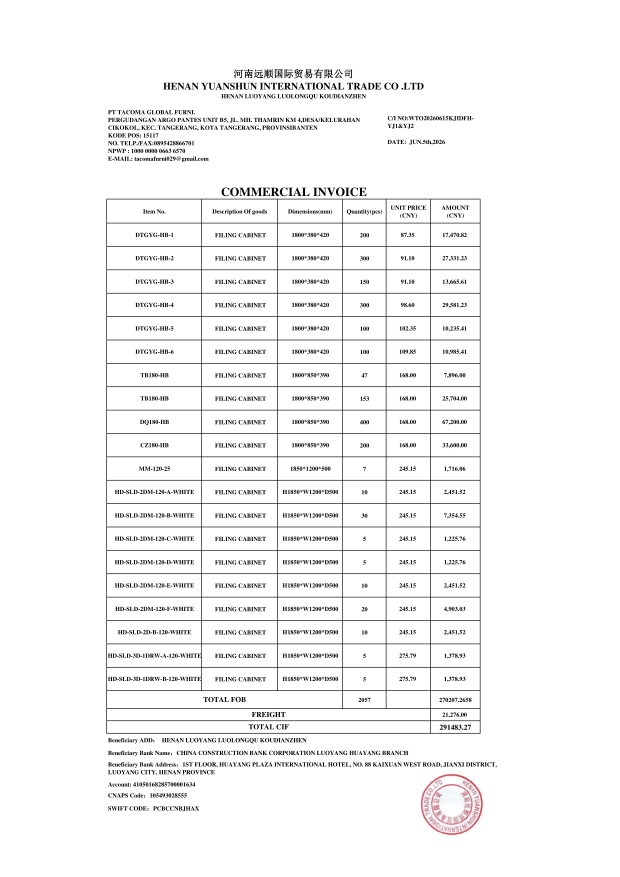
#> input picture page_images/CIPL_page_1.png, 2480 x 3507 px (shown at 1/4 size)
$ python -i __init__.py   (imports and definitions only)
#> lines starting #> are read from the running program, lines starting #| are printed output that depends on the picture; after the words box and inside, x2 and y2 are one past the last pixel; in counts of white or black regions, pixels touching at a corner belong together
#> further down, picture is the input picture: shape (3507, 2480, 3); mean B, G, R 245.2, 245.2, 245.4
"""Utility helpers for the OCR pipeline."""
from __future__ import annotations

import logging
from pathlib import Path
from typing import Tuple
import numpy as np
import cv2

logger = logging.getLogger(__name__)


# [34 lines left out: functions ensure_dir, get_logger, open_image, save_image, not called in this run]


def calculate_skew_angle(img: np.ndarray) -> float:
    """Estimate document skew angle using Hough line transform.

    Returns
    -------
    float
        Skew angle in degrees. Positive = clockwise, negative = counter-clockwise.
    """
    # Convert to grayscale
    if len(img.shape) == 3:
        gray = cv2.cvtColor(img, cv2.COLOR_BGR2GRAY)
    else:
        gray = img

    # Edge detection
    edges = cv2.Canny(gray, 50, 150, apertureSize=3)
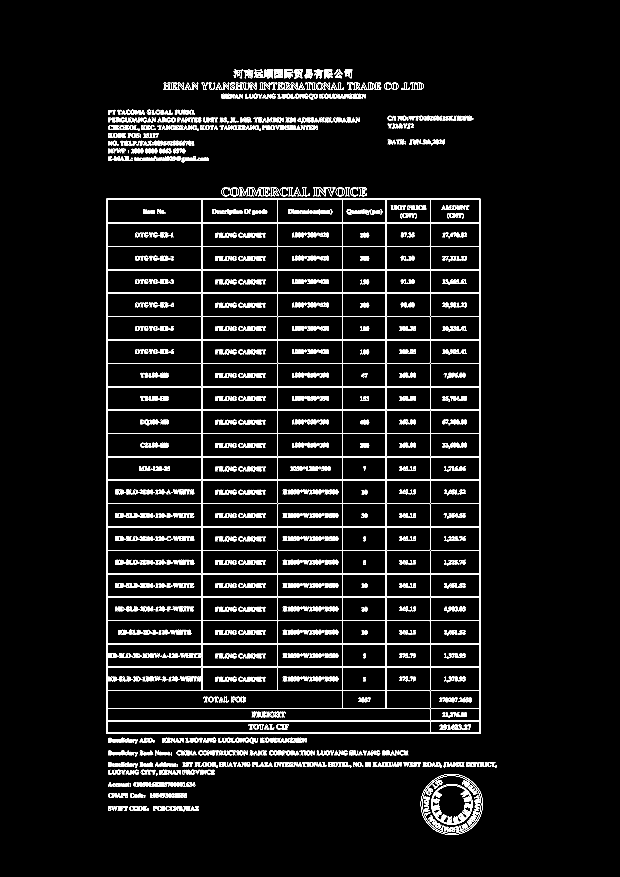
#> edges: shape (3507, 2480) (shown at 1/4 size); 3.1% white in thin lines or dots, all inside (x1, y1, x2, y2) = (425, 276, 1987, 3340)

    # Hough line detection
    lines = cv2.HoughLines(edges, 1, np.pi / 180, threshold=100)

    if lines is None or len(lines) == 0:
        return 0.0

    angles = []
    for line in lines:
        rho, theta = line[0]
        # Convert rho/theta to angle (in degrees)
        angle = np.degrees(theta) - 90
        angles.append(angle)
#> this loop made 43167 passes
#> (rho, theta, angle) on passes 1 to 3: (1921, 0, -90), (425, 0, -90), (428, 0, -90)
#> after the loop, angles = 43167 items

    # Use median to be robust against outliers
    median_angle = np.median(angles)
#> median_angle = 3
    return float(median_angle)


# [85 lines left out: functions rotate_image, normalize_bbox, resize_by_long_edge, upscale_image, not called in this run]


from typing import List

>>> import cv2
>>> picture = cv2.imread('../../../page_images/CIPL_page_1.png')
>>> result = calculate_skew_angle(picture)
#> result = 3

$ run again, on page_images/CIPL_page_2.png
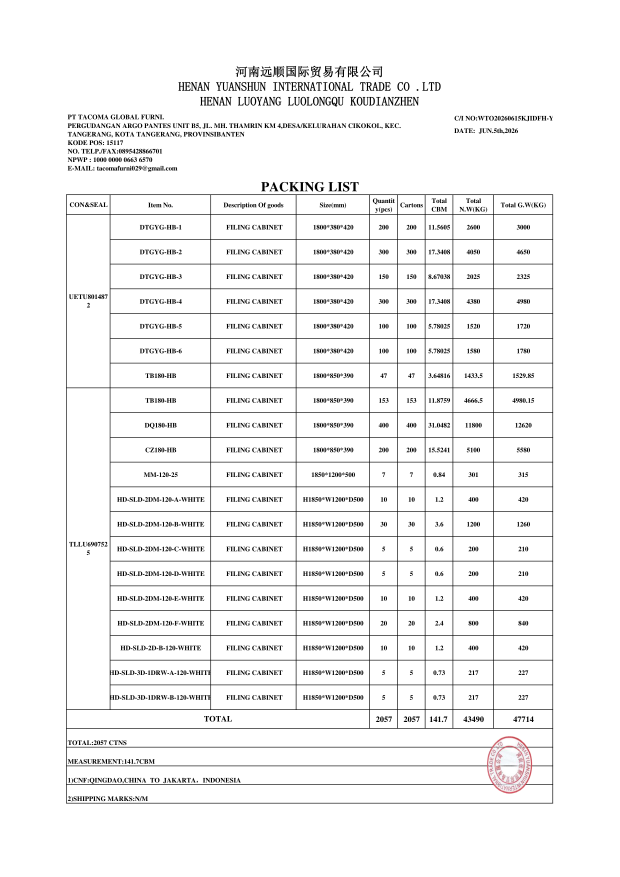
#> input picture page_images/CIPL_page_2.png, 2480 x 3507 px (shown at 1/4 size)
#> picture is the input picture: shape (3507, 2480, 3); mean B, G, R 243.3, 243.2, 243.3
#> in calculate_skew_angle, `edges = cv2.Canny(gray, 50, 150, apertureSize=3)`:
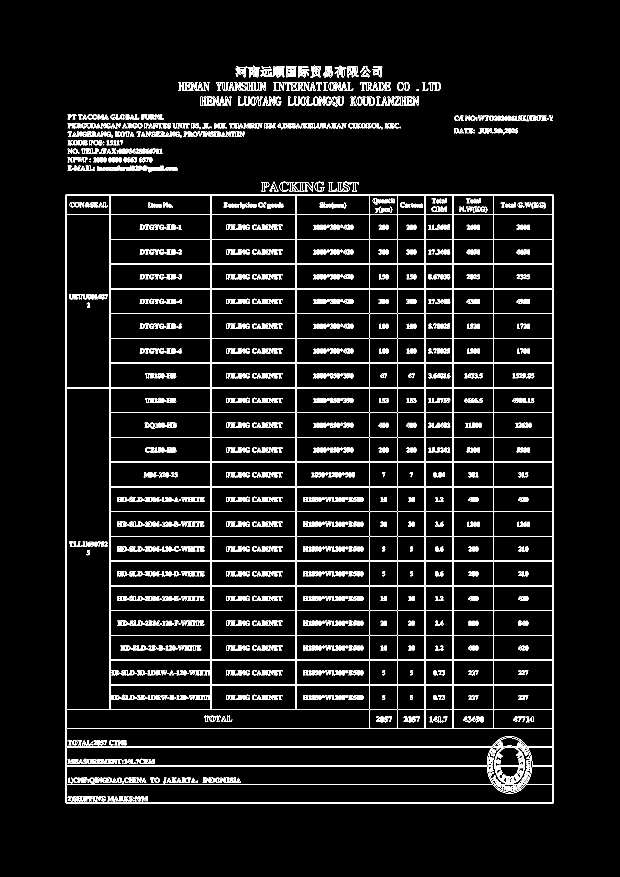
#> edges: shape (3507, 2480) (shown at 1/4 size); 3.5% white in thin lines or dots, all inside (x1, y1, x2, y2) = (263, 263, 2213, 3214)
#> the loop in calculate_skew_angle, `for line in lines:` made 49561 passes
#> (rho, theta, angle) on passes 1 to 3: (2212, 0, -90), (263, 0, -90), (2209, 0, -90)
#> after the loop in calculate_skew_angle, `for line in lines:`: angles = 49561 items
#> median_angle = 1
